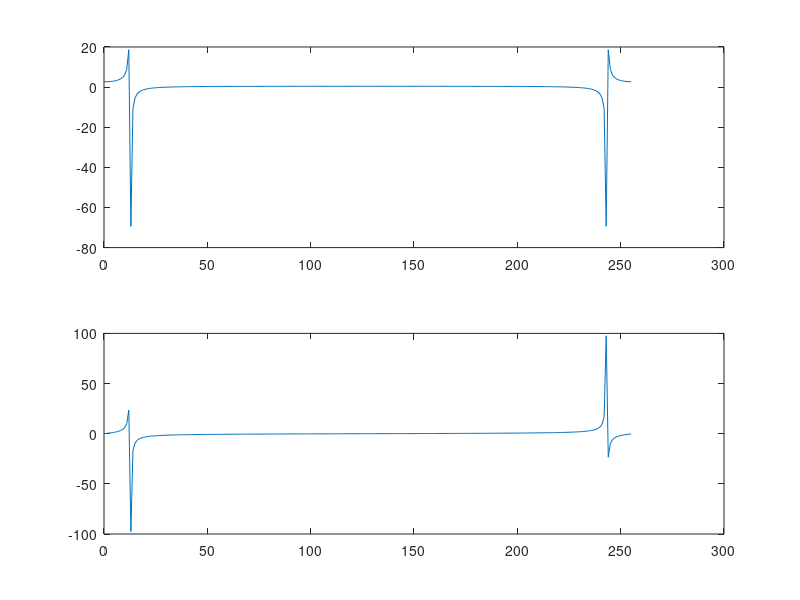

Here is the MATLAB script that generated this plot:
n = 0:1:255;
signal = sin(n * pi / 10);
plot(n,signal);
frequency = fft(signal,256);
subplot(2,1,1)
plot(n,real(frequency))
subplot(2,1,2)
plot(n,imag(frequency))
